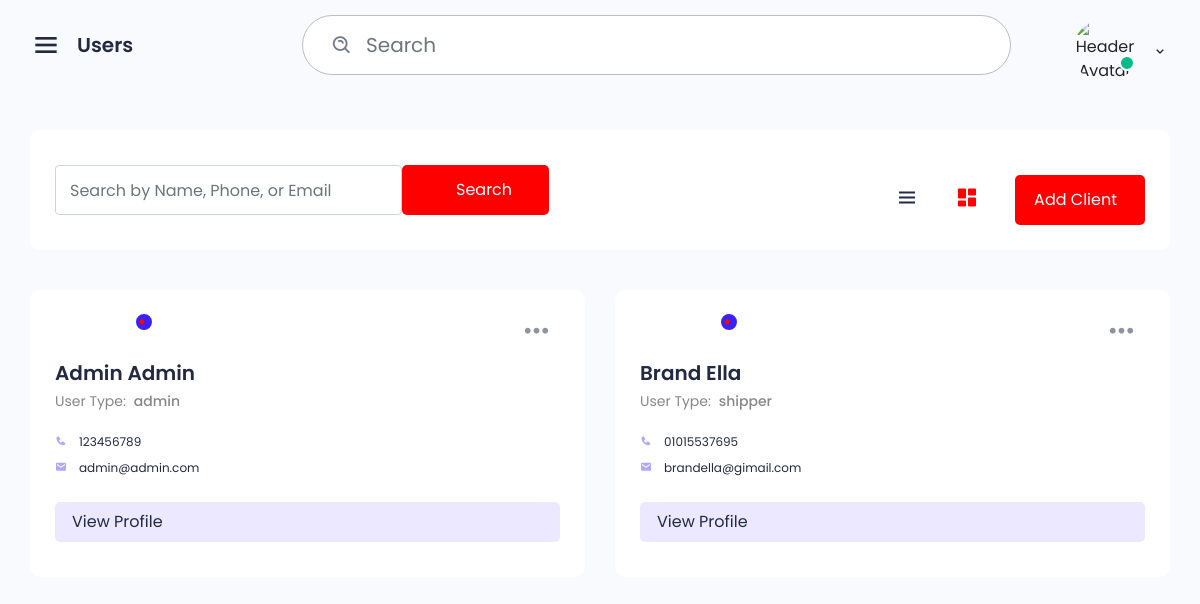
Screenshot of /users (signed in) with the database file from the repository.
### app.py (models this page shows)
class User(db.Model):
      id = db.Column(db.Integer, primary_key=True)
      first_name = db.Column(db.String(80), nullable=False)
      last_name = db.Column(db.String(80), nullable=False)
      username = db.Column(db.String(80), nullable=False, unique=True)
      password = db.Column(db.String(80), nullable=False)
      email = db.Column(db.String(120), nullable=False, unique=True)
      phone = db.Column(db.String(80), nullable=False)
      address = db.Column(db.String(80), nullable=False)
      city = db.Column(db.String(80), nullable=False)
      user_type = db.Column(db.String(80), nullable=False)  # Admin, shipper, delivery
      created_at = db.Column(db.DateTime, server_default=db.func.now())

### app.py (the view)
@app.route('/users')
def users():
      if not session.get('logged_in'):
            return redirect(url_for('admin_login'))
      users = User.query.all()
      context = {
            'title': "Users",
            'users': users
      }
      return render_template('users.html', **context)

### templates/users.html (shortened to what this page needs)
{% extends 'base.html' %}
{% block content %}
<div class="row">
    <div class="col-12">
        <div class="box">
            <div class="box-body d-flex justify-content-between pt-0 pb-0">
                <div class="search-form d-flex">
                    <input type="text" placeholder="Search by Name, Phone, or Email" class="form-control" id="search-input">
                    <button type="button" class="search d-flex" id="filter-btn">Search</button>
                </div>
                <div class="list-action">
                    <a class="list" href="#" onclick="liststyle()"><i class='bx bx-menu'></i></a>
                    <a href="#" class="list-board active" onclick="listboard()"><i class='bx bxs-dashboard'></i></a>
                    <a href="#" class="add" data-toggle="modal" data-target="#add_client">Add Client</a>
                </div>
            </div>
        </div>
    </div>
    {% for user in users %}
    <div class="col-3 col-md-6 col-sm-12 mb-25 user-card" data-user-type="{{ user.user_type }}">
        <div class="box client">
            <div class="dropdown">
                <a href="javascript:void(0);" class="btn-link" data-bs-toggle="dropdown" aria-expanded="false">
                    <i class='bx bx-dots-horizontal-rounded'></i>
                </a>
            </div>
            <div class="box-body pt-5 pb-0">
                <div class="img-box">
                    <div class="pulse-css"></div>
                </div>
                <a href=""><h5 class="mt-17">{{ user.first_name }} {{ user.last_name }}</h5></a>
                <p class="fs-14 font-w400 font-main">User Type: <span class="text-clo-primary font-w500 pl-4">{{ user.user_type }}</span></p>
                <ul class="info">
                    <li class="fs-14"><i class='bx bxs-phone'></i>{{ user.phone }}</li>
                    <li class="fs-14"><i class='bx bxs-envelope'></i>{{ user.email }}</li>
                </ul>
                <div class="group-btn d-flex justify-content-between">
                    <a class="bg-btn-sec color-main" style="width: 100%;" href="/user/{{ user.id }}">View Profile</a>
                </div>
            </div>
        </div>
    </div>
    {% endfor %}
</div>
{% endblock %}

### static/css/grid.css (style rules this page uses)
.row { display: flex; flex-wrap: wrap; margin: 0 -15px; }
[class*="col-"] { padding: 0 15px; margin-bottom: 40px; }
.col-3 { width: 25%; }
.col-12 { width: 100%; }
@media only screen and (max-width: 1280px) { .col-md-6 { width: 50%; } }

### static/css/responsive.css (style rules this page uses)
@media only screen and  (max-width: 1820px) { .list-action { margin-top: 20px; } }
@media only screen and (max-width: 1200px) { .search-form input, .search-form select { margin-right: 0; padding: 0 15px 0 14px; } }

### rows the page displays
User: first_name "Admin", last_name "Admin", user_type "admin", phone "123456789", email "admin@admin.com", {{ user.id }} 1 (drawn)
User: first_name "Brand", last_name "Ella", user_type "shipper", phone "01015537695", email "brandella@gimail.com"

### other values shown
{{ title }} "Users"
